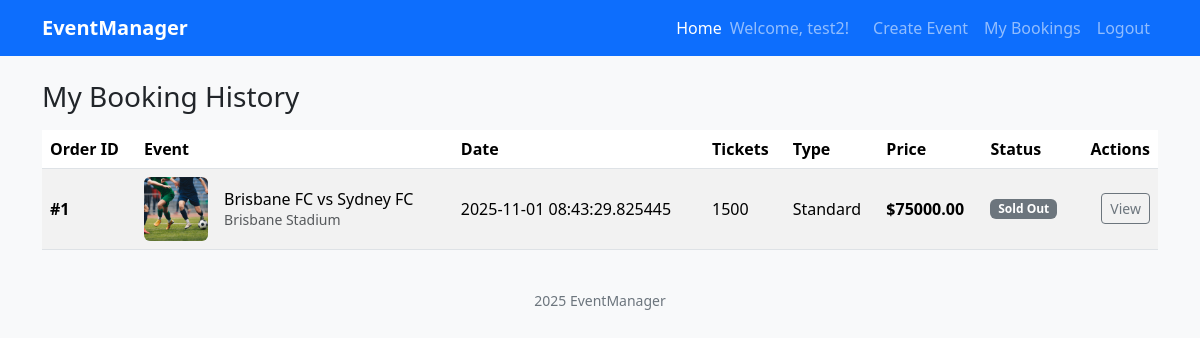
The app's page /history (signed in) with its own data.
### website/models.py (models this page shows)
class User(db.Model, UserMixin):
    __tablename__ = 'users'
    id = db.Column(db.Integer,primary_key=True)
    username = db.Column(db.String(100), index=True, unique=True, nullable=False)
    fullname = db.Column(db.String(100))
    emailid = db.Column(db.String(100), index=True, nullable=False)
    address = db.Column(db.String(50))
    contact = db.Column(db.Integer)
    password_hash = db.Column(db.String(255), nullable=False)
    comments = db.relationship('Comment', backref='user')
    orders = db.relationship('Order', backref='user')

class Order(db.Model):
    __tablename__ = 'order'
    id = db.Column(db.Integer, primary_key=True)
    price = db.Column(db.Integer)
    quantity = db.Column(db.Integer)
    type = db.Column(db.Integer)
    date = db.Column (db.DateTime, default=lambda: datetime.now(timezone.utc))
    user_id = db.Column(db.Integer, db.ForeignKey('users.id'))
    event_id = db.Column(db.Integer, db.ForeignKey('event.id'))

class Event(db.Model):
    __tablename__ = 'event'
    id = db.Column(db.Integer, primary_key=True)
    eventname = db.Column(db.String(80)) #
    category = db.Column(db.String(80)) #picklist
    description = db.Column(db.String(250))
    eventdate = db.Column (db.DateTime) #need to be adjusted
    starttime = db.Column (db.DateTime) #need to be adjusted
    endtime = db.Column (db.DateTime) #need to be adjusted
    venue = db.Column(db.String(80))
    image = db.Column(db.String(80))
    numticket = db.Column (db.Integer)
    orders = db.relationship('Order', backref='event')
    owner_id = db.Column(db.Integer, db.ForeignKey('users.id'), nullable=False)
    status   = db.Column(db.String(20), default='Open')
    comments = db.relationship(
    'Comment',
    backref='event',
    lazy='dynamic',
    cascade='all, delete-orphan',
    order_by="desc(Comment.created_at)")

### website/views.py (the view)
@main_bp.route('/history')
@login_required
def history():
    orders = (db.session.query(Order, Event)
              .join(Event, Order.event_id == Event.id)
              .filter(Order.user_id == current_user.id)
              .order_by(Order.date.desc()).all())
    bookings = []
    for (order_record, event_record) in orders:
        type_mapping = {1: "Standard", 2: "Premium", 3: "Family"}
        ticket_type = type_mapping[order_record.type]
        booking = {
            "id": order_record.id,
            "title": event_record.eventname,
            "venue": event_record.venue,
            "date": order_record.date,
            "tickets": order_record.quantity,
            "ticket_type": ticket_type,
            "price": order_record.price,
            "status": event_record.status,
            "image": event_record.image,
        }
        bookings.append(booking)
    return render_template('history.html', bookings=bookings)

### website/templates/history.html (shortened to what this page needs)
{% extends 'base.html' %}
{% block content %}
<div class="container py-4">
  <div class="d-flex align-items-center justify-content-between mb-3">
    <h1 class="h3 m-0">My Booking History</h1>
  </div>
  {% if bookings and bookings|length %}
  <div class="table-responsive">
    <table class="table table-striped align-middle">
      <thead>
        <tr>
          <th scope="col">Order ID</th>
          <th scope="col">Event</th>
          <th scope="col">Date</th>
          <th scope="col">Tickets</th>
          <th scope="col">Type</th>
          <th scope="col">Price</th>
          <th scope="col">Status</th>
          <th scope="col" class="text-end">Actions</th>
        </tr>
      </thead>
      <tbody>
        {% for b in bookings %}
        <tr>
          <td><strong>#{{ b.id }}</strong></td>
          <td class="d-flex align-items-center gap-3">
            {% if b.image %}
            <img src="{{ url_for('static', filename='img/' ~ b.image) }}" alt="" width="64" height="64" class="rounded object-fit-cover">
            {% endif %}
            <div>
              <div class="fw-medium">{{ b.title }}</div>
              <div class="text-muted small">{{ b.venue }}</div>
            </div>
          </td>
          <td>{{ b.date }}</td>
          <td>{{ b.tickets }}</td>
          <td>{{ b.ticket_type or 'Standard' }}</td>
          <td><strong>${{ "%.2f"|format(b.price or 0) }}</strong></td>
          <td>
            <span class="badge {% if b.status == 'Confirmed' %}bg-success{% elif b.status == 'Cancelled' %}bg-danger{% else %}bg-secondary{% endif %}">
              {{ b.status }}
            </span>
          </td>
          <td class="text-end">
            <a href="{{ url_for('main.view_booking', booking_id=b.id) }}" class="btn btn-sm btn-outline-secondary">View</a>
          </td>
        </tr>
        {% endfor %}
      </tbody>
    </table>
  </div>
  {% else %}
  <div class="text-center py-5">
    <img src="{{ url_for('static', filename='img/hero.jpg') }}" alt="" class="img-fluid rounded mb-3" style="max-width:520px">
    <p class="lead mb-3">No bookings yet.</p>
    <a class="btn btn-primary" href="{{ url_for('main.index') }}">Browse events</a>
  </div>
  {% endif %}
</div>
{% endblock %}

### website/templates/base.html (shortened to what this page needs)
<html>
<head>
    <link href="https://cdn.jsdelivr.net/npm/bootstrap@5.3.2/dist/css/bootstrap.min.css" rel="stylesheet">
    <link rel="stylesheet" href="{{ url_for('static', filename='style/style.css')}}">
</head>
<body>
    {% block header %}
<nav class="navbar navbar-expand-lg navbar-dark bg-primary">
  <div class="container">
    <a class="navbar-brand" href="{{ url_for('main.index')}}">EventManager</a>
    <div id="nav" class="collapse navbar-collapse">
      <ul class="navbar-nav ms-auto">
        <li class="nav-item"><a class="nav-link active" href="{{ url_for('main.index')}}">Home</a></li>
         {% if current_user.is_authenticated %}
         <li class="nav-item me-3 d-flex align-items-center">
           <span class="navbar-text">Welcome, {{ current_user.username }}!</span>
          </li>
         <li class="nav-item"><a class="nav-link" href="{{ url_for('main.create')}}">Create Event</a></li>
         <li class="nav-item"><a class="nav-link" href="{{ url_for('main.history')}}">My Bookings</a></li>
         <li class="nav-item"><a class="nav-link" href="{{ url_for('auth.logout')}}">Logout</a></li>
          {% else %}
         <li class="nav-item"><a class="nav-link" href="{{ url_for('auth.login')}}">Login</a></li>
          {% endif %}
      </ul>
    </div>
  </div>
</nav>
        {% endblock %}
    {% block content %}
    {% endblock %}
    <footer class="footer">
             <div class="container text-center small">2025 EventManager</div>
    </footer>
</body>
</html>

### website/static/style/style.css (style rules this page uses)
body { background-color: #f8f9fa; }
.navbar-brand { font-weight: 700; }
footer .small { color: #6c757d; }

### records on screen
User: username "test2"
Order: id "1", image (picture), title "Brisbane FC vs Sydney FC", venue "Brisbane Stadium", date "2025-11-01 08:43:29.825445", tickets "1500", ticket_type "Standard", price "75000.00", status "Sold Out"
